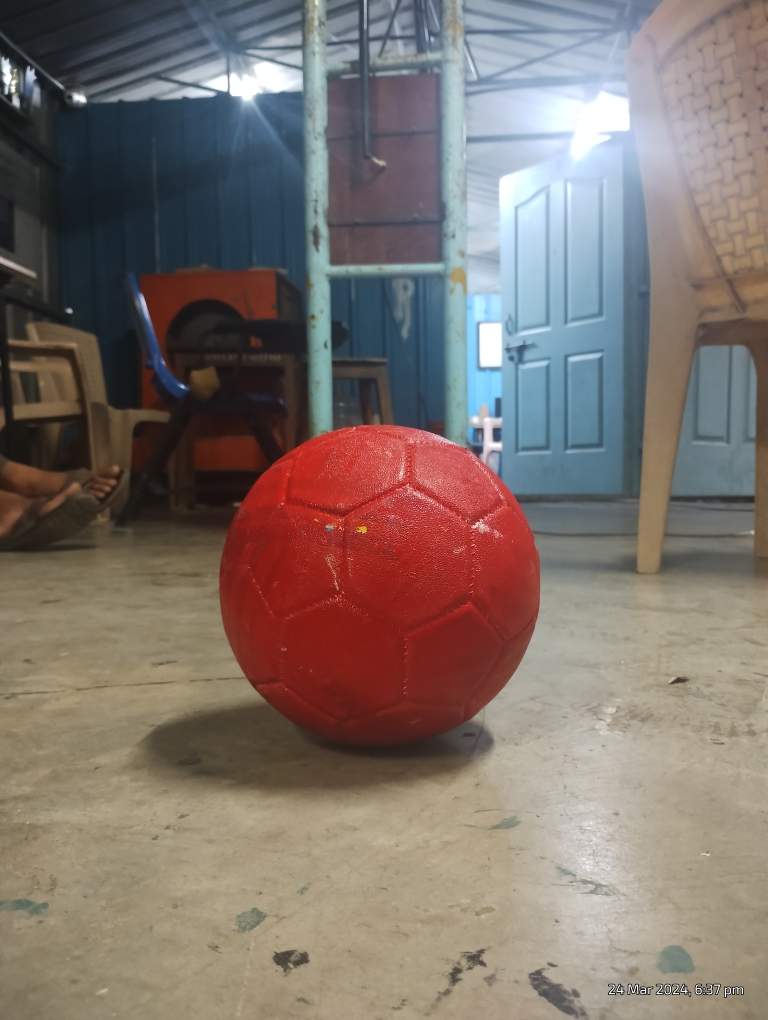
#> input picture Data/red_ball/rb1.jpg, 3072 x 4080 px (shown at 1/4 size); its folder holds 4 pictures in this run
$ python redBallTrainingSVM.py
#> lines starting #> are read from the running program, lines starting #| are printed output that depends on the picture
import cv2
import numpy as np
import os

# Function to load images and label them
def load_images_from_folder(folder, label):
#> called with folder = '../Data/red_ball', label = 1
    images = []
    labels = []
    for filename in os.listdir(folder):
        img = cv2.imread(os.path.join(folder, filename))
#> img is the input picture: shape (4080, 3072, 3); mean B, G, R 109, 115, 127.3
        if img is not None:
            img = cv2.resize(img, (64, 64))
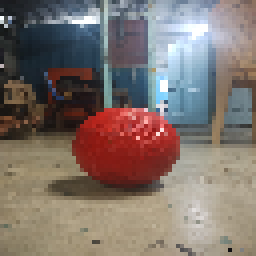
#> img: shape (64, 64, 3) (shown 4 times larger); mean B, G, R 109.1, 115.1, 127.3
            images.append(img)
            labels.append(label)
#> pass 2 of the loop in load_images_from_folder, `for filename in os.listdir(folder):`:
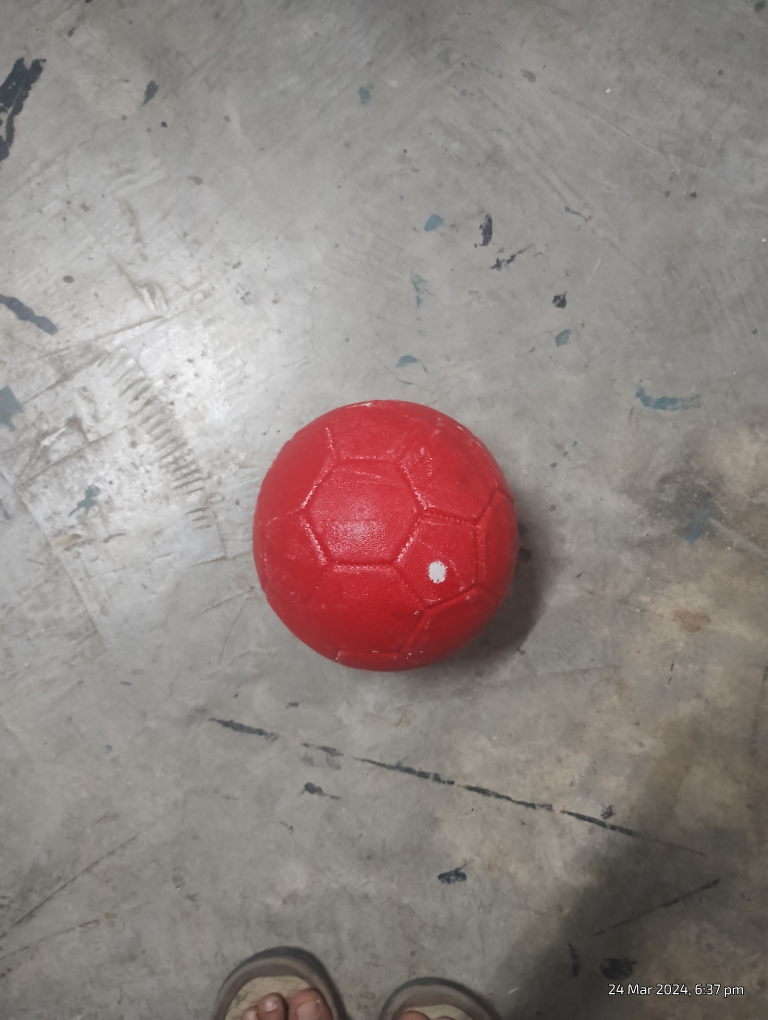
#> input picture Data/red_ball/rb10.jpg, 3072 x 4080 px (shown at 1/4 size)
#> in load_images_from_folder, img is the input picture: shape (4080, 3072, 3); mean B, G, R 130.3, 134, 145.3
#> in load_images_from_folder, `img = cv2.resize(img, (64, 64))`:
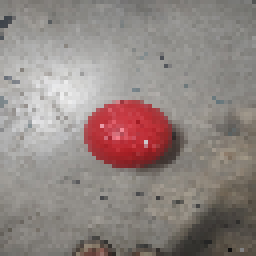
#> img: shape (64, 64, 3) (shown 4 times larger); mean B, G, R 130.2, 133.8, 145.1
#> pass 3 of the loop in load_images_from_folder, `for filename in os.listdir(folder):`:
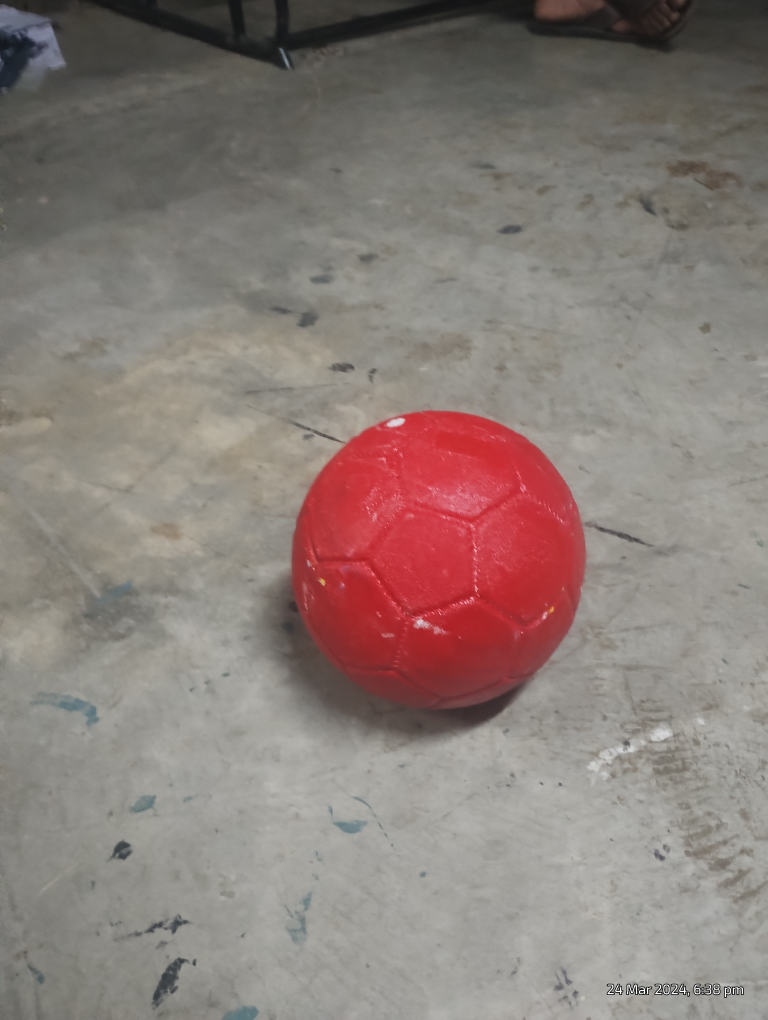
#> input picture Data/red_ball/rb12.jpg, 3072 x 4080 px (shown at 1/4 size)
#> in load_images_from_folder, img is the input picture: shape (4080, 3072, 3); mean B, G, R 120.7, 125.6, 138.4
#> in load_images_from_folder, `img = cv2.resize(img, (64, 64))`:
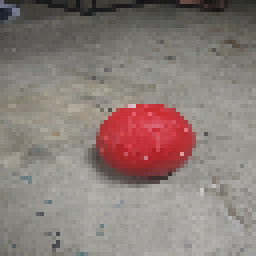
#> img: shape (64, 64, 3) (shown 4 times larger); mean B, G, R 120.8, 125.7, 138.4
#> the loop made 4 passes; the first 3 are shown
    return images, labels

# Load red ball images and label them as 1
red_balls, red_labels = load_images_from_folder('../Data/red_ball', 1)


# Load non-red ball images and label them as 0
white_balls, white_labels = load_images_from_folder('../Data/white_ball', 0)
#> (the run stopped early here; a loop or call above may not have finished)
